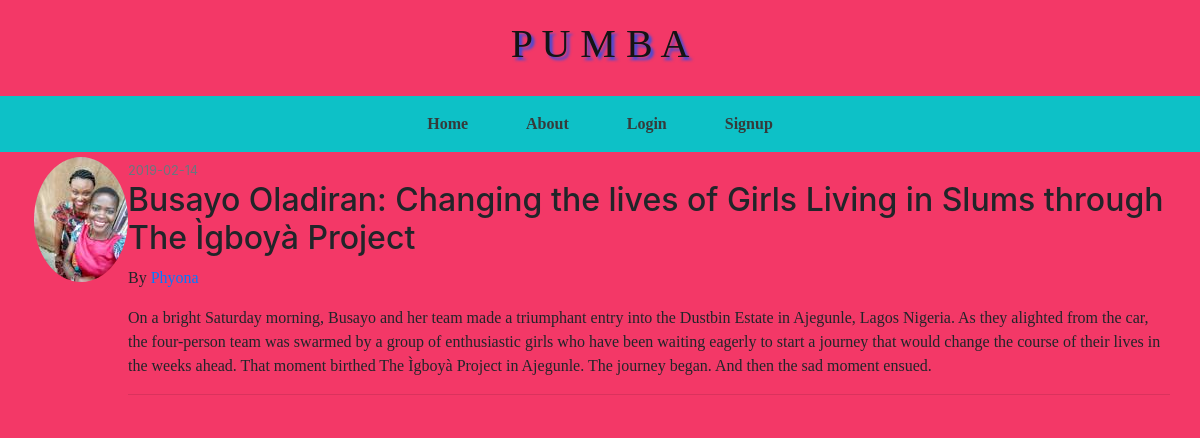
The app's page /posts/12 with its own data.
### flaskblog/models.py (models this page shows, shortened)
class User(db.Model, UserMixin):
    id = db.Column(db.Integer, primary_key=True)
    username = db.Column(db.String(25), unique=True, nullable=False)
    email = db.Column(db.String(25), unique=True, nullable=False)
    image_file = db.Column(db.String(20), nullable=False, default='default.jpg')
    password = db.Column(db.String(50), nullable=False)
    posts = db.relationship('Posts', backref='author', lazy=True)

class Posts(db.Model):
    id = db.Column(db.Integer, primary_key=True)
    title = db.Column(db.String(25), unique=True, nullable=False)
    date_posted= db.Column(db.DateTime(25), nullable=False, default=datetime.utcnow)
    content = db.Column(db.Text(50), nullable=False)
    user_id = db.Column(db.Integer, db.ForeignKey('user.id'), nullable=False)

### flaskblog/routes.py (the view)
@app.route("/posts/<int:post_id>")
def post(post_id):
    posts = Posts.query.get_or_404(post_id)
    return render_template('post.html', title='post.title', posts=posts)

### flaskblog/templates/post.html (shortened to what this page needs)
{% extends "layout.html" %}
{% block content %}
    <div class="media">
        <img class="rounded-circle"src="{{url_for('static', filename='profile_pic/' + posts.author.image_file)}}">
            <div class="media-body">
                <small class="text-muted">{{posts.date_posted.strftime('%Y-%m-%d')}}</small>
                <h2>{{posts.title}}</h2>
                <p>By <a href="">{{posts.author.username}}</a></p>
                <p>{{posts.content}}</p>
                <hr>
            </div>
    </div>
{% endblock content %}

### flaskblog/static/main.css (style rules this page uses)
* { text-decoration: none; list-style-type: none; box-sizing: border-box; }
P { font-family:garamond; font-weight:500; }
body { padding: 0; background-color:rgb(243, 56, 103); }

### records on screen
User: image_file (picture)
Posts: title "Busayo Oladiran: Changing the lives of Girls Living in Slums through The Ìgboyà Project", content "On a bright Saturday morning, Busayo and her team made a triumphant entry into the Dustbin Estate in Ajegunle, Lagos Nigeria. As they alighted from the car, the four-person team was swarmed by a group of enthusiastic girls who have been waiting eagerly to start a journey that would change the course of their lives in the weeks ahead. That moment birthed The Ìgboyà Project in Ajegunle. The journey began. And then the sad moment ensued."
